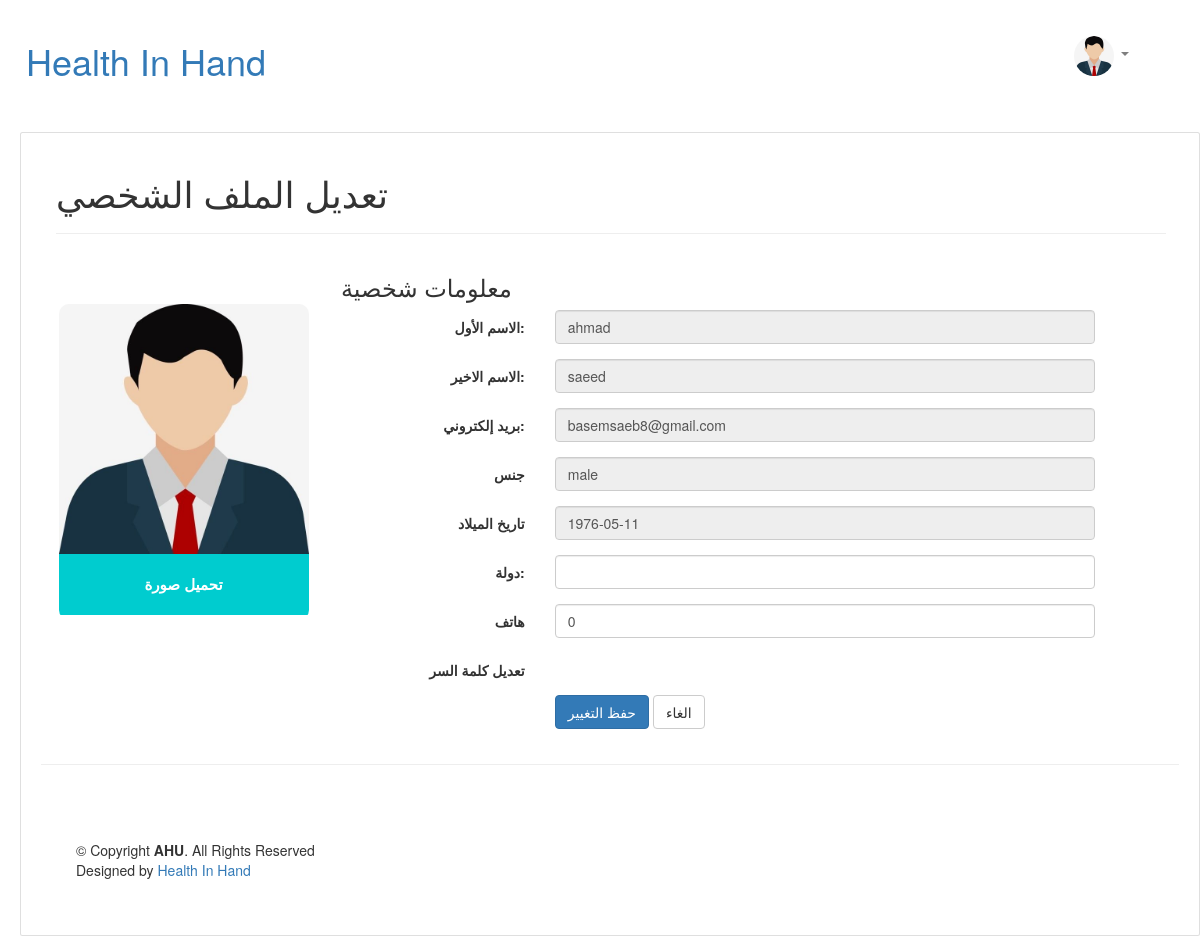
Page /editProfile.php (signed in) on the committed database.
### tables this page shows
CREATE TABLE `user` (
  `id` int(11) NOT NULL,
  `first_name` varchar(255) DEFAULT NULL,
  `last_name` varchar(255) DEFAULT NULL,
  `country` varchar(255) DEFAULT NULL,
  `phone` int(20) DEFAULT NULL,
  `gender` varchar(255) DEFAULT NULL,
  `email` varchar(255) DEFAULT NULL,
  `password` varchar(255) DEFAULT NULL,
  `verified` int(5) DEFAULT 0,
  `vkey` varchar(255) DEFAULT NULL,
  `img` varchar(255) DEFAULT 'img/user/user.jpg',
  `bio` varchar(500) DEFAULT NULL,
  `birth` date DEFAULT NULL
);

### languages/editProfile_ar.php (called while the page is built)
<?php
	$lang = array(
         "login" => "تسجيل الدخول",
        "question" => "سؤال",
        "profile" => "الملف الشخصي",
        "editProfile" => "تعديل الملف الشخصي",
        "dashboard" => "لوحة التحكم",
        "logout" => "تسجيل الخروج",
        "search" => "بحث",
        "editProfile" => "تعديل الملف الشخصي",
        "info" => "معلومات شخصية",
        "email" => "بريد إلكتروني",
        "major" => "رائد",
        "phone" => "هاتف",
        "scoutDoctor" => "دكتور كشافة",
        "country" => "دولة",
        "gender" => "جنس",
        "birth" => "تاريخ الميلاد",
        "firstName" => "الاسم الأول",
        "lastName" => "الاسم الاخير",
        "licenseNumber" => "رقم الرخصة",
        "licenseImg" => "صورة الرخصة",
        "nameClinic" => "اسم العيادة الطبية",
        "addressClinic" => "عنوان العيادة الطبية",
        "sTime" => "وقت فتح العيادة",
        "eTime" => "وقت إغلاق العيادة",
        "lat" => "خط العرض للعيادة",
        "lng" => "خط الطول للعيادة",
        "bio" => "السيرة الذاتية",
        "cancel" => "الغاء",
        "save" => "حفظ التغيير",
        "password" => "كلمة السر",
        "confirmPassword" => "تأكيد كلمة السر",
        "changePassword" => "تعديل كلمة السر",
        "uploadPhoto" => "تحميل صورة",
	);

### editProfile.php (the view, shortened to what this page needs)
<?php
include "php/connect.php";
if (isset($_SESSION['email'])) {
  $person = $_SESSION['person'];
  $stmt = $con->prepare("select * from $person where email  = ?");
  $stmt->execute([$_SESSION['email']]);
  $row = $stmt->fetch();
} else {
  header('location:index.php');
}
?>
<!DOCTYPE html>
<html>
<head>
  <link rel="stylesheet" href="https://maxcdn.bootstrapcdn.com/bootstrap/4.0.0/css/bootstrap.min.css">
  <link rel="stylesheet" href="style/style6.css">
  <link rel="stylesheet" href="https://cdnjs.cloudflare.com/ajax/libs/font-awesome/4.7.0/css/font-awesome.min.css">
  <link rel="stylesheet" href="//netdna.bootstrapcdn.com/bootstrap/3.0.3/css/bootstrap.min.css" />
</head>
<body>
  <nav class="navbar navbar-expand navbar-light bg-white topbar mb-4 static-top shadow">
    <h1 class="logo mr-auto">
      <a style='text-decoration: none;' href="index.php">Health In Hand</a>
    </h1>
    <ul class="navbar-nav ml-auto">
      <form style="margin-right: 40px;" method="POST" class="form-inline my-2 my-lg-0">
        <?php if (isset($_SESSION['email'])) { ?>
          <ul class="navbar-nav">
            <li class="nav-item dropdown">
              <a class="nav-link dropdown-toggle" href="#" id="navbarDropdownMenuLink" role="button" data-toggle="dropdown" aria-haspopup="true" aria-expanded="false">
                <img src="<?php echo $row['img'] ?>" width="40" height="40" class="rounded-circle">
              </a>
            </li>
          </ul>
        <?php } else { ?>
          <a href="login.php" class="btn btn-outline-secondary" style='margin-left:10px'><?php echo $lang['login'] ?></a>
        <?php } ?>
      </form>
    </ul>
  </nav>
  <div class="row">
    <div class="rightcolumn">
      <div class="card">
        <form id='update' method="POST" class="form-horizontal" enctype="multipart/form-data">
          <div class="container">
            <h1><?php echo $lang['editProfile'] ?></h1>
            <hr>
            <div class="row">
              <div class="col-md-3">
                <div class="profile-photo-div" id="profile-photo-div">
                  <div class="profile-img-div" id="profile-img-div">
                    <div id="loader"></div><img id="profile-img" src="<?php echo $row['img'] ?>" />
                  </div>
                  <div class="profile-buttons-div">
                    <div class="profile-img-input" id="profile-img-input">
                      <label class="button" id="change-photo-label" for="change-photo"><?php echo $lang['uploadPhoto'] ?></label>
                    </div>
                  </div>
                </div>
              </div>
              <div class="col-md-9 personal-info">
                <h3><?php echo $lang['info'] ?></h3>
                <div class="form-group">
                  <label class="col-lg-3 control-label"><?php echo $lang['firstName'] ?>:</label>
                  <div class="col-lg-8">
                    <input name="fname" class="form-control" id="fname" type="text" value='<?php echo $row['first_name'] ?>' disabled>
                  </div>
                </div>
                <div class="form-group">
                  <label class="col-lg-3 control-label"><?php echo $lang['lastName'] ?>:</label>
                  <div class="col-lg-8">
                    <input name="lname" class="form-control" id="laname" type="text" value='<?php echo $row['last_name'] ?>' disabled>
                  </div>
                </div>
                <div class="form-group">
                  <label class="col-lg-3 control-label"><?php echo $lang['email'] ?>:</label>
                  <div class="col-lg-8">
                    <input name="email" class="form-control" id="email" type="text" value='<?php echo $row['email'] ?>' disabled>
                  </div>
                </div>
                <div class="form-group">
                  <label class="col-lg-3 control-label"><?php echo $lang['gender'] ?></label>
                  <div class="col-lg-8">
                    <input name="gender" class="form-control" id="gender" type="text" value='<?php echo $row['gender'] ?>' disabled>
                  </div>
                </div>
                <div class="form-group">
                  <label class="col-lg-3 control-label"><?php echo $lang['birth'] ?></label>
                  <div class="col-lg-8">
                    <input class="form-control" type="text" value='<?php echo $row['birth'] ?>' disabled>
                  </div>
                </div>
                <div class="form-group">
                  <label class="col-lg-3 control-label"><?php echo $lang['country'] ?>:</label>
                  <div class="col-lg-8">
                    <input name="country" class="form-control" id="country" type="text" value='<?php echo $row['country'] ?>'>
                  </div>
                </div>
                <div class="form-group">
                  <label class="col-lg-3 control-label"><?php echo $lang['phone'] ?></label>
                  <div class="col-lg-8">
                    <input name="phone" class="form-control" id="phone" type="text" value='<?php echo '0'.$row['phone'] ?>' pattern="(077|078|079)[0-9]{7}" <?php if($_SESSION['person'] == 'doctor') echo 'required' ?> >
                  </div>
                </div>
                <div class="form-group">
                  <label style='cursor:pointer' id='show1' onclick="HideShow()" class="col-md-3 control-label"><?php echo $lang['changePassword'] ?></label>
                </div>
                <div class="form-group">
                  <label class="col-md-3 control-label"></label>
                  <div class="col-md-8">
                    <input id='save' name='submit' type="submit" class="btn btn-primary" value="<?php echo $lang['save'] ?>">
                    <a class="btn btn-default" href='<?php echo $person ?>Profile.php'><?php echo $lang['cancel'] ?></a>
                  </div>
                </div>
        </form>
      </div>
    </div>
  </div>
  <hr>
  <div class="footer">
    <footer id="footer">
      <div class="container d-md-flex py-4">
        <div class="mr-md-auto text-center text-md-left">
          <div class="copyright">
            &copy; Copyright <strong><span>AHU</span></strong>. All Rights Reserved
          </div>
          <div class="credits">
            Designed by <a href="#">Health In Hand</a>
          </div>
        </div>
      </div>
    </footer>
  </div>
</body>
</html>

### style/style6.css (style rules this page uses)
* { box-sizing: border-box; }
body { font-family: Arial; padding: 15px; background: #f1f1f1; }
.rightcolumn { float: left; width: 100%; padding-left: 20px; }
.card { background-color: white; padding: 20px; margin-top: 20px; }
.row:after { content: ""; display: table; clear: both; }
.profile-photo-div { position: relative; margin: 50px auto 10px auto; width: 250px; height: auto; overflow: hidden; border-radius: 10px; -webkit-transition: ease 0.3s; -o-transition: ease 0.3s; transition: ease 0.3s; }
.profile-img-div { display: block; position: relative; overflow: hidden; }
#profile-img { position: absolute; display: block; width: 100%; height: 100%; top: 0; left: 0; }
.profile-buttons-div { position: relative; display: block; }
.button { position: relative; display: block; font-family: helvetica, sans-serif; font-size: 15px; padding: 20px; text-align: center; color: white; background-color: #00cccf; cursor: pointer; -webkit-transition: 0.5s; -o-transition: 0.5s; transition: 0.5s; overflow: hidden; -webkit-font-smoothing: antialiased; -moz-osx-font-smoothing: grayscale; }
.button:after { content: ""; position: absolute; top: 50%; left: 50%; -webkit-transform: translate(-50%, -50%); -ms-transform: translate(-50%, -50%); transform: translate(-50%, -50%); width: 10px; height: 10px; background-color: rgba(255, 255, 255, 0.4); border-radius: 50%; opacity: 0; -webkit-transition: 0.9s; -o-transition: 0.9s; transition: 0.9s; }
.footer { padding: 20px; text-align: center; background:white; margin-top: 20px; }
nav { padding: 0px; }

### rows in the picture
user: img (placeholder picture), fname "ahmad", lname "saeed", email "basemsaeb8@gmail.com", gender "male", birth "1976-05-11"

### other values in the picture
$lang['editProfile'] "تعديل الملف الشخصي"
$lang['uploadPhoto'] "تحميل صورة"
$lang['info'] "معلومات شخصية"
$lang['firstName'] "الاسم الأول"
$lang['lastName'] "الاسم الاخير"
$lang['email'] "بريد إلكتروني"
$lang['gender'] "جنس"
$lang['birth'] "تاريخ الميلاد"
$lang['country'] "دولة"
$lang['phone'] "هاتف"
$lang['changePassword'] "تعديل كلمة السر"
$lang['cancel'] "الغاء"
